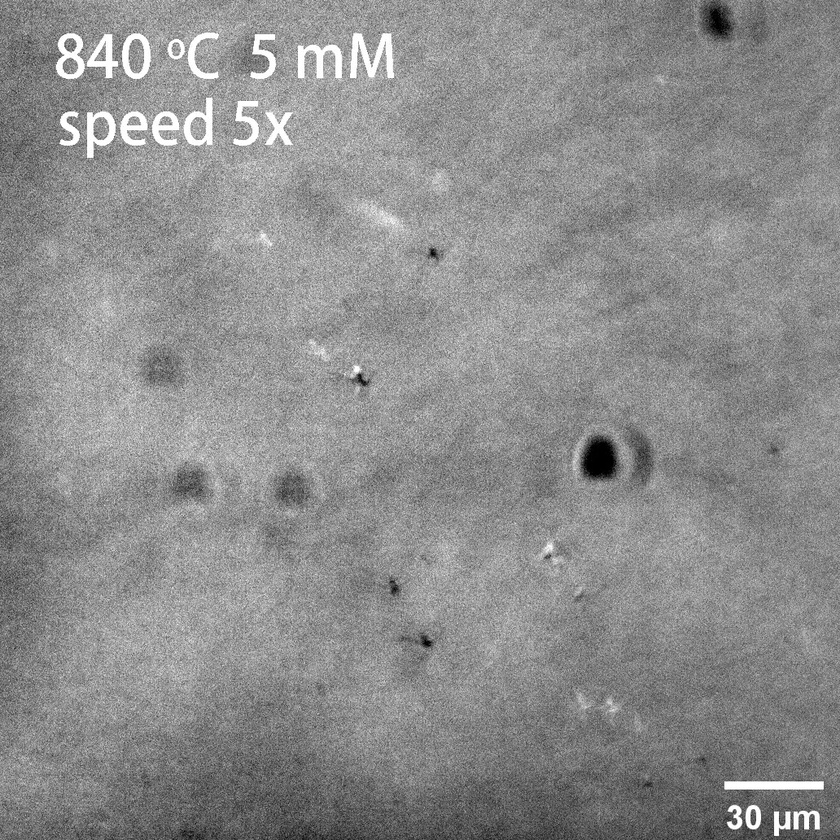
#> input picture frame0.jpg, 840 x 840 px, shrunk from 1032 x 1032 before the run, found by its file name; the run also reads 1 picture not shown here
$ jupyter execute --allow-errors Lecture14_InClass_20261026.ipynb   (shell and % lines are left out)
#> lines starting #> are read from the running program, lines starting #| are printed output that depends on the picture
<a href="https://colab.research.google.com/github/cbishop4/MSE7530/blob/main/ClassNotebooks/F2026/Lecture14_InClass_20261026.ipynb" target="_parent"></a>

# MSE/CHE 7530/5995: October 26th, 2026
Image Processing

## Imports & Github Cloning

[cell 1]
import pySPM as spm
import matplotlib.pyplot as plt
import numpy as np
from matplotlib.colors import LogNorm
from matplotlib.pyplot import cm
import re

from mpl_toolkits.axes_grid1.anchored_artists import AnchoredSizeBar
import matplotlib.font_manager as fm

[cell 2]
# Download the AFM data from the public repo

## Image Math - Addition and Subtraction

## Image Subtraction - Find the Difference

[cell 3]
import cv2

[cell 4]
im1 = cv2.imread('/content/MSE7530/sampledata/HW6/CrystalVideo/frame0.jpg',0)
#> im1 is the input picture: shape (840, 840); min 0, max 255, mean 140.9
im2 = cv2.imread('/content/MSE7530/sampledata/HW6/CrystalVideo/frame50.jpg',0)
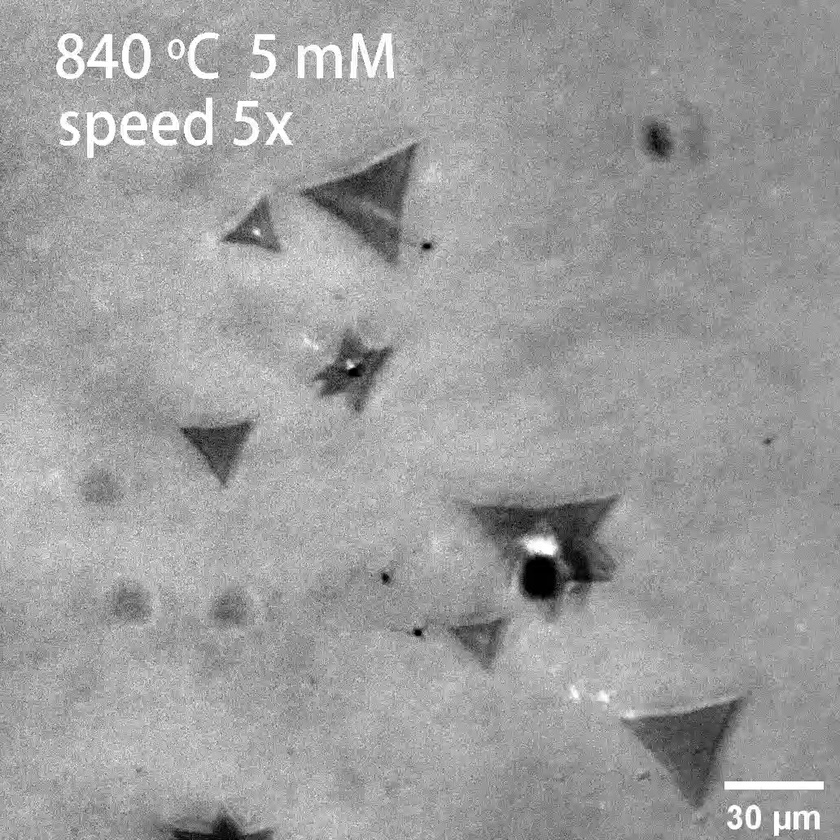
#> input picture sampledata/HW6/CrystalVideo/frame50.jpg, 840 x 840 px, shrunk from 1032 x 1032 before the run, found by its file name
#> im2 is the input picture: shape (840, 840); min 0, max 255, mean 157.6
im3 = cv2.imread('/content/MSE7530/sampledata/HW6/CrystalVideo/frame125.jpg',0)
fig, ax = plt.subplots(1,3,figsize=(15,5))
ax[0].imshow(im1,cmap='Greys_r')
ax[1].imshow(im2,cmap='Greys_r')
#> (the rest of this cell did not finish here and is left out)

[cell 5]
plt.imshow(im2-im1,cmap='Greys_r')
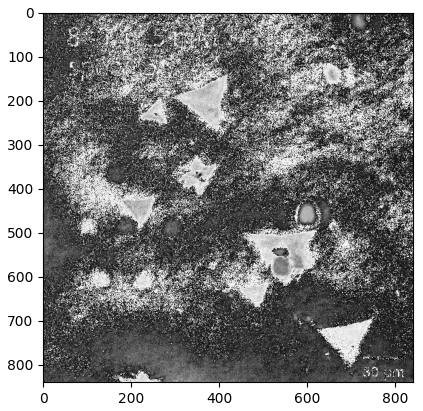
#> figure drawn by matplotlib, 1 panel

[cell 6]
im1 = cv2.imread('/content/MSE7530/sampledata/HW6/CrystalVideo/frame0.jpg',0)
im2 = cv2.imread('/content/MSE7530/sampledata/HW6/CrystalVideo/frame10.jpg',0)
#im3 = cv2.imread('/content/MSE7530/sampledata/HW6/CrystalVideo/frame125.jpg',0)
fig, ax = plt.subplots(1,3,figsize=(15,5))
ax[0].imshow(im1,cmap='Greys_r')
ax[1].imshow(im2,cmap='Greys_r')
ax[2].imshow(im2- im1,cmap='Greys_r')
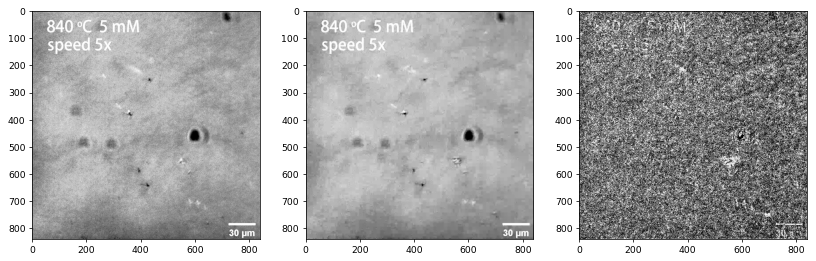
#> figure drawn by matplotlib, 3 panels

[cell 7]
im1 = cv2.imread('/content/MSE7530/sampledata/HW6/CrystalVideo/frame0.jpg',0)
im2 = cv2.imread('/content/MSE7530/sampledata/HW6/CrystalVideo/frame20.jpg',0)
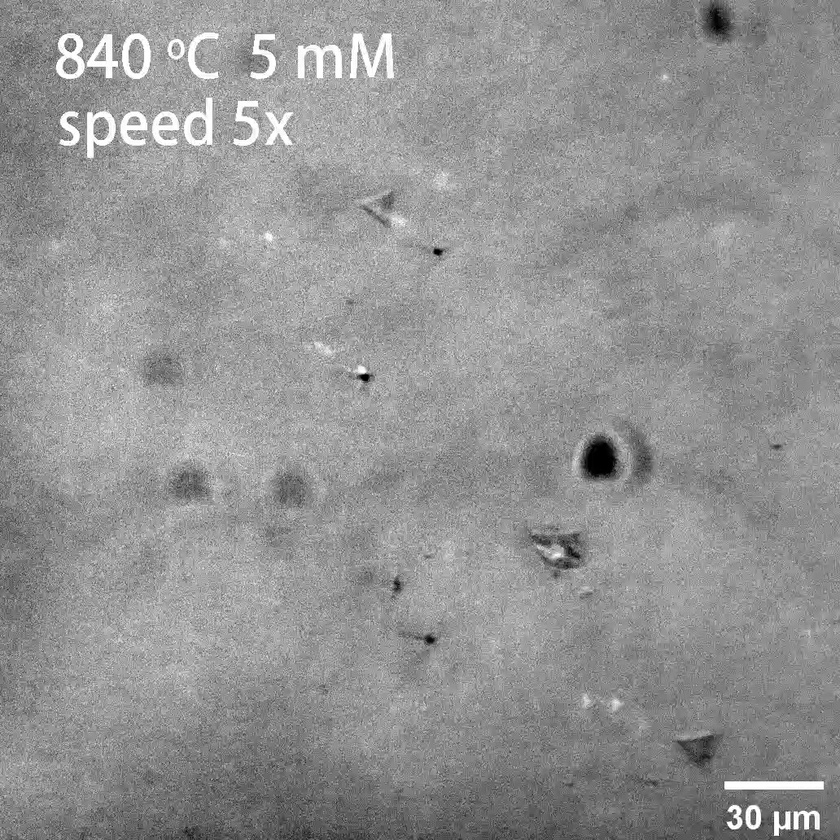
#> input picture sampledata/HW6/CrystalVideo/frame20.jpg, 840 x 840 px, shrunk from 1032 x 1032 before the run, found by its file name
#> im2 is the input picture: shape (840, 840); min 0, max 255, mean 147.1
#im3 = cv2.imread('/content/MSE7530/sampledata/HW6/CrystalVideo/frame125.jpg',0)
fig, ax = plt.subplots(1,3,figsize=(15,5))
ax[0].imshow(im1,cmap='Greys_r')
ax[1].imshow(im2,cmap='Greys_r')
ax[2].imshow(im2- im1,cmap='Greys_r')
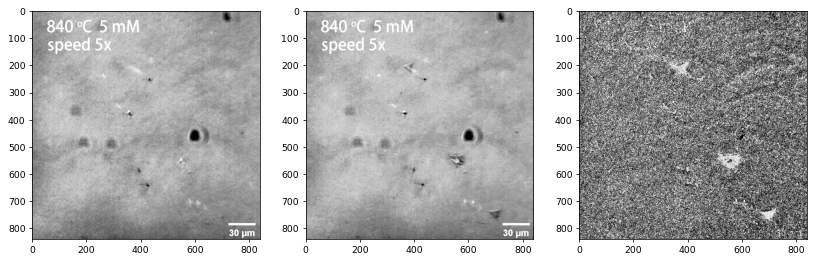
#> figure drawn by matplotlib, 3 panels
